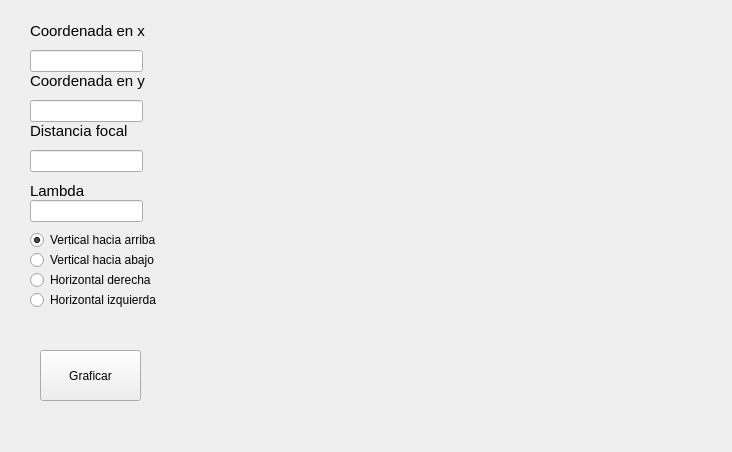
<?xml version="1.0" encoding="UTF-8"?>
<ui version="4.0">
 <class>FormParabola</class>
 <widget class="QWidget" name="FormParabola">
  <property name="geometry">
   <rect>
    <x>0</x>
    <y>0</y>
    <width>732</width>
    <height>452</height>
   </rect>
  </property>
  <property name="windowTitle">
   <string>Form</string>
  </property>
  <widget class="QLineEdit" name="ledt_par_x">
   <property name="geometry">
    <rect>
     <x>30</x>
     <y>50</y>
     <width>113</width>
     <height>22</height>
    </rect>
   </property>
  </widget>
  <widget class="QLineEdit" name="ledt_par_y">
   <property name="geometry">
    <rect>
     <x>30</x>
     <y>100</y>
     <width>113</width>
     <height>22</height>
    </rect>
   </property>
  </widget>
  <widget class="QLineEdit" name="ledt_line_lamb">
   <property name="geometry">
    <rect>
     <x>30</x>
     <y>200</y>
     <width>113</width>
     <height>22</height>
    </rect>
   </property>
  </widget>
  <widget class="QLabel" name="label_3">
   <property name="geometry">
    <rect>
     <x>30</x>
     <y>120</y>
     <width>141</width>
     <height>21</height>
    </rect>
   </property>
   <property name="font">
    <font>
     <pointsize>11</pointsize>
    </font>
   </property>
   <property name="text">
    <string>Distancia focal</string>
   </property>
  </widget>
  <widget class="PlotWidget" name="graphWidget" native="true">
   <property name="geometry">
    <rect>
     <x>180</x>
     <y>10</y>
     <width>501</width>
     <height>381</height>
    </rect>
   </property>
  </widget>
  <widget class="QLineEdit" name="ledt_dist_foc">
   <property name="geometry">
    <rect>
     <x>30</x>
     <y>150</y>
     <width>113</width>
     <height>22</height>
    </rect>
   </property>
  </widget>
  <widget class="QLabel" name="label">
   <property name="geometry">
    <rect>
     <x>30</x>
     <y>20</y>
     <width>141</width>
     <height>21</height>
    </rect>
   </property>
   <property name="font">
    <font>
     <pointsize>11</pointsize>
    </font>
   </property>
   <property name="text">
    <string>Coordenada en x</string>
   </property>
  </widget>
  <widget class="QLabel" name="label_4">
   <property name="geometry">
    <rect>
     <x>30</x>
     <y>180</y>
     <width>141</width>
     <height>21</height>
    </rect>
   </property>
   <property name="font">
    <font>
     <pointsize>11</pointsize>
    </font>
   </property>
   <property name="text">
    <string>Lambda</string>
   </property>
  </widget>
  <widget class="QLabel" name="label_2">
   <property name="geometry">
    <rect>
     <x>30</x>
     <y>70</y>
     <width>141</width>
     <height>21</height>
    </rect>
   </property>
   <property name="font">
    <font>
     <pointsize>11</pointsize>
    </font>
   </property>
   <property name="text">
    <string>Coordenada en y</string>
   </property>
  </widget>
  <widget class="QPushButton" name="btn_graficar">
   <property name="geometry">
    <rect>
     <x>40</x>
     <y>350</y>
     <width>101</width>
     <height>51</height>
    </rect>
   </property>
   <property name="text">
    <string>Graficar</string>
   </property>
  </widget>
  <widget class="QRadioButton" name="rbtn_ver_arriba">
   <property name="geometry">
    <rect>
     <x>30</x>
     <y>230</y>
     <width>151</width>
     <height>20</height>
    </rect>
   </property>
   <property name="text">
    <string>Vertical hacia arriba</string>
   </property>
   <property name="checked">
    <bool>true</bool>
   </property>
  </widget>
  <widget class="QRadioButton" name="rbtn_ver_abajo">
   <property name="geometry">
    <rect>
     <x>30</x>
     <y>250</y>
     <width>141</width>
     <height>20</height>
    </rect>
   </property>
   <property name="text">
    <string>Vertical hacia abajo</string>
   </property>
  </widget>
  <widget class="QRadioButton" name="rbtn_hor_der">
   <property name="geometry">
    <rect>
     <x>30</x>
     <y>270</y>
     <width>141</width>
     <height>20</height>
    </rect>
   </property>
   <property name="text">
    <string>Horizontal derecha</string>
   </property>
  </widget>
  <widget class="QRadioButton" name="rbtn_hor_izq">
   <property name="geometry">
    <rect>
     <x>30</x>
     <y>290</y>
     <width>141</width>
     <height>20</height>
    </rect>
   </property>
   <property name="text">
    <string>Horizontal izquierda</string>
   </property>
  </widget>
 </widget>
 <customwidgets>
  <customwidget>
   <class>PlotWidget</class>
   <extends>QWidget</extends>
   <header location="global">pyqtgraph</header>
   <container>1</container>
  </customwidget>
 </customwidgets>
 <resources/>
 <connections/>
</ui>
